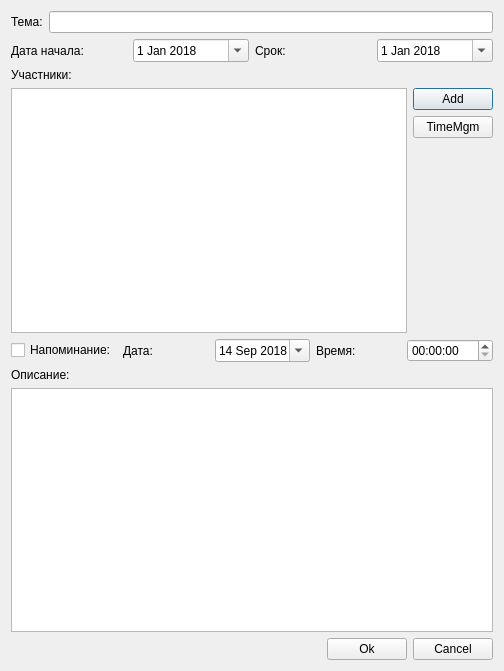
<?xml version="1.0" encoding="UTF-8"?>
<ui version="4.0">
 <class>Dialog</class>
 <widget class="QDialog" name="Dialog">
  <property name="geometry">
   <rect>
    <x>0</x>
    <y>0</y>
    <width>504</width>
    <height>671</height>
   </rect>
  </property>
  <property name="windowTitle">
   <string>Dialog</string>
  </property>
  <layout class="QGridLayout" name="gridLayout">
   <item row="0" column="0">
    <layout class="QVBoxLayout" name="verticalLayout_4">
     <item>
      <layout class="QVBoxLayout" name="verticalLayout_2">
       <item>
        <layout class="QHBoxLayout" name="horizontalLayout_5">
         <item>
          <widget class="QLabel" name="label_3">
           <property name="text">
            <string>Тема:</string>
           </property>
          </widget>
         </item>
         <item>
          <widget class="QLineEdit" name="topic"/>
         </item>
        </layout>
       </item>
       <item>
        <layout class="QHBoxLayout" name="horizontalLayout_2">
         <item>
          <widget class="QLabel" name="label">
           <property name="text">
            <string>Дата начала:</string>
           </property>
          </widget>
         </item>
         <item>
          <widget class="QDateEdit" name="dateEdit">
           <property name="maximumDateTime">
            <datetime>
             <hour>21</hour>
             <minute>59</minute>
             <second>59</second>
             <year>3000</year>
             <month>12</month>
             <day>31</day>
            </datetime>
           </property>
           <property name="minimumDate">
            <date>
             <year>2018</year>
             <month>1</month>
             <day>1</day>
            </date>
           </property>
           <property name="maximumTime">
            <time>
             <hour>21</hour>
             <minute>59</minute>
             <second>59</second>
            </time>
           </property>
           <property name="currentSection">
            <enum>QDateTimeEdit::DaySection</enum>
           </property>
           <property name="calendarPopup">
            <bool>true</bool>
           </property>
          </widget>
         </item>
         <item>
          <widget class="QLabel" name="label_2">
           <property name="text">
            <string>Срок:</string>
           </property>
          </widget>
         </item>
         <item>
          <widget class="QDateEdit" name="dateEdit_2">
           <property name="maximumDateTime">
            <datetime>
             <hour>23</hour>
             <minute>59</minute>
             <second>59</second>
             <year>3000</year>
             <month>12</month>
             <day>31</day>
            </datetime>
           </property>
           <property name="minimumDateTime">
            <datetime>
             <hour>0</hour>
             <minute>0</minute>
             <second>0</second>
             <year>2018</year>
             <month>1</month>
             <day>1</day>
            </datetime>
           </property>
           <property name="calendarPopup">
            <bool>true</bool>
           </property>
          </widget>
         </item>
        </layout>
       </item>
      </layout>
     </item>
     <item>
      <layout class="QVBoxLayout" name="verticalLayout_3">
       <item>
        <widget class="QLabel" name="label_4">
         <property name="text">
          <string>Участники:</string>
         </property>
        </widget>
       </item>
       <item>
        <layout class="QHBoxLayout" name="horizontalLayout">
         <item>
          <widget class="QListWidget" name="listPeople"/>
         </item>
         <item>
          <layout class="QVBoxLayout" name="verticalLayout">
           <item>
            <widget class="QPushButton" name="addPeople">
             <property name="text">
              <string>Add</string>
             </property>
            </widget>
           </item>
           <item>
            <widget class="QPushButton" name="TimeMGM">
             <property name="text">
              <string>TimeMgm</string>
             </property>
            </widget>
           </item>
           <item>
            <spacer name="verticalSpacer">
             <property name="orientation">
              <enum>Qt::Vertical</enum>
             </property>
             <property name="sizeHint" stdset="0">
              <size>
               <width>20</width>
               <height>40</height>
              </size>
             </property>
            </spacer>
           </item>
          </layout>
         </item>
        </layout>
       </item>
      </layout>
     </item>
     <item>
      <layout class="QHBoxLayout" name="horizontalLayout_3">
       <item>
        <widget class="QCheckBox" name="checkBox">
         <property name="text">
          <string>Напоминание:</string>
         </property>
        </widget>
       </item>
       <item>
        <widget class="QLabel" name="label_6">
         <property name="text">
          <string>Дата:</string>
         </property>
        </widget>
       </item>
       <item>
        <widget class="QDateEdit" name="dateEdit_3">
         <property name="dateTime">
          <datetime>
           <hour>0</hour>
           <minute>0</minute>
           <second>0</second>
           <year>2018</year>
           <month>9</month>
           <day>14</day>
          </datetime>
         </property>
         <property name="minimumDateTime">
          <datetime>
           <hour>0</hour>
           <minute>0</minute>
           <second>0</second>
           <year>2018</year>
           <month>1</month>
           <day>1</day>
          </datetime>
         </property>
         <property name="maximumDate">
          <date>
           <year>3000</year>
           <month>12</month>
           <day>31</day>
          </date>
         </property>
         <property name="calendarPopup">
          <bool>true</bool>
         </property>
        </widget>
       </item>
       <item>
        <widget class="QLabel" name="label_7">
         <property name="text">
          <string>Время:</string>
         </property>
        </widget>
       </item>
       <item>
        <widget class="QTimeEdit" name="timeEdit">
         <property name="calendarPopup">
          <bool>true</bool>
         </property>
        </widget>
       </item>
      </layout>
     </item>
     <item>
      <layout class="QVBoxLayout" name="verticalLayout_5">
       <item>
        <widget class="QLabel" name="label_5">
         <property name="text">
          <string>Описание:</string>
         </property>
        </widget>
       </item>
       <item>
        <widget class="QTextEdit" name="description"/>
       </item>
      </layout>
     </item>
     <item>
      <layout class="QHBoxLayout" name="horizontalLayout_4">
       <item>
        <spacer name="horizontalSpacer">
         <property name="orientation">
          <enum>Qt::Horizontal</enum>
         </property>
         <property name="sizeHint" stdset="0">
          <size>
           <width>40</width>
           <height>20</height>
          </size>
         </property>
        </spacer>
       </item>
       <item>
        <widget class="QPushButton" name="addTask">
         <property name="text">
          <string>Ok</string>
         </property>
        </widget>
       </item>
       <item>
        <widget class="QPushButton" name="cancel">
         <property name="text">
          <string>Cancel</string>
         </property>
        </widget>
       </item>
      </layout>
     </item>
    </layout>
   </item>
  </layout>
 </widget>
 <resources/>
 <connections/>
</ui>
